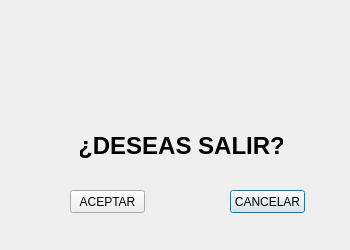
<?xml version="1.0" encoding="UTF-8"?>
<ui version="4.0">
 <class>dlgSalir</class>
 <widget class="QDialog" name="dlgSalir">
  <property name="geometry">
   <rect>
    <x>0</x>
    <y>0</y>
    <width>350</width>
    <height>250</height>
   </rect>
  </property>
  <property name="sizePolicy">
   <sizepolicy hsizetype="Fixed" vsizetype="Fixed">
    <horstretch>0</horstretch>
    <verstretch>130</verstretch>
   </sizepolicy>
  </property>
  <property name="minimumSize">
   <size>
    <width>350</width>
    <height>250</height>
   </size>
  </property>
  <property name="maximumSize">
   <size>
    <width>350</width>
    <height>250</height>
   </size>
  </property>
  <property name="windowTitle">
   <string>Dialog</string>
  </property>
  <property name="windowIcon">
   <iconset>
    <normalon>img/driver.ico</normalon>
   </iconset>
  </property>
  <widget class="QPushButton" name="btnSalirNo">
   <property name="geometry">
    <rect>
     <x>230</x>
     <y>190</y>
     <width>75</width>
     <height>23</height>
    </rect>
   </property>
   <property name="sizePolicy">
    <sizepolicy hsizetype="Fixed" vsizetype="Fixed">
     <horstretch>0</horstretch>
     <verstretch>0</verstretch>
    </sizepolicy>
   </property>
   <property name="layoutDirection">
    <enum>Qt::LeftToRight</enum>
   </property>
   <property name="text">
    <string>CANCELAR</string>
   </property>
  </widget>
  <widget class="QPushButton" name="btnSalirSi">
   <property name="geometry">
    <rect>
     <x>70</x>
     <y>190</y>
     <width>75</width>
     <height>23</height>
    </rect>
   </property>
   <property name="sizePolicy">
    <sizepolicy hsizetype="Fixed" vsizetype="Fixed">
     <horstretch>0</horstretch>
     <verstretch>0</verstretch>
    </sizepolicy>
   </property>
   <property name="layoutDirection">
    <enum>Qt::LeftToRight</enum>
   </property>
   <property name="text">
    <string>ACEPTAR</string>
   </property>
  </widget>
  <widget class="QLabel" name="lblSalir">
   <property name="geometry">
    <rect>
     <x>80</x>
     <y>130</y>
     <width>203</width>
     <height>31</height>
    </rect>
   </property>
   <property name="sizePolicy">
    <sizepolicy hsizetype="Fixed" vsizetype="Fixed">
     <horstretch>0</horstretch>
     <verstretch>0</verstretch>
    </sizepolicy>
   </property>
   <property name="font">
    <font>
     <pointsize>18</pointsize>
     <weight>75</weight>
     <bold>true</bold>
    </font>
   </property>
   <property name="layoutDirection">
    <enum>Qt::LeftToRight</enum>
   </property>
   <property name="text">
    <string>¿DESEAS SALIR?</string>
   </property>
   <property name="alignment">
    <set>Qt::AlignCenter</set>
   </property>
  </widget>
  <widget class="QLabel" name="label">
   <property name="geometry">
    <rect>
     <x>140</x>
     <y>20</y>
     <width>81</width>
     <height>81</height>
    </rect>
   </property>
   <property name="sizePolicy">
    <sizepolicy hsizetype="Fixed" vsizetype="Fixed">
     <horstretch>0</horstretch>
     <verstretch>0</verstretch>
    </sizepolicy>
   </property>
   <property name="layoutDirection">
    <enum>Qt::LeftToRight</enum>
   </property>
   <property name="text">
    <string/>
   </property>
   <property name="pixmap">
    <pixmap>img/driver.ico</pixmap>
   </property>
   <property name="scaledContents">
    <bool>true</bool>
   </property>
  </widget>
 </widget>
 <resources/>
 <connections/>
</ui>
